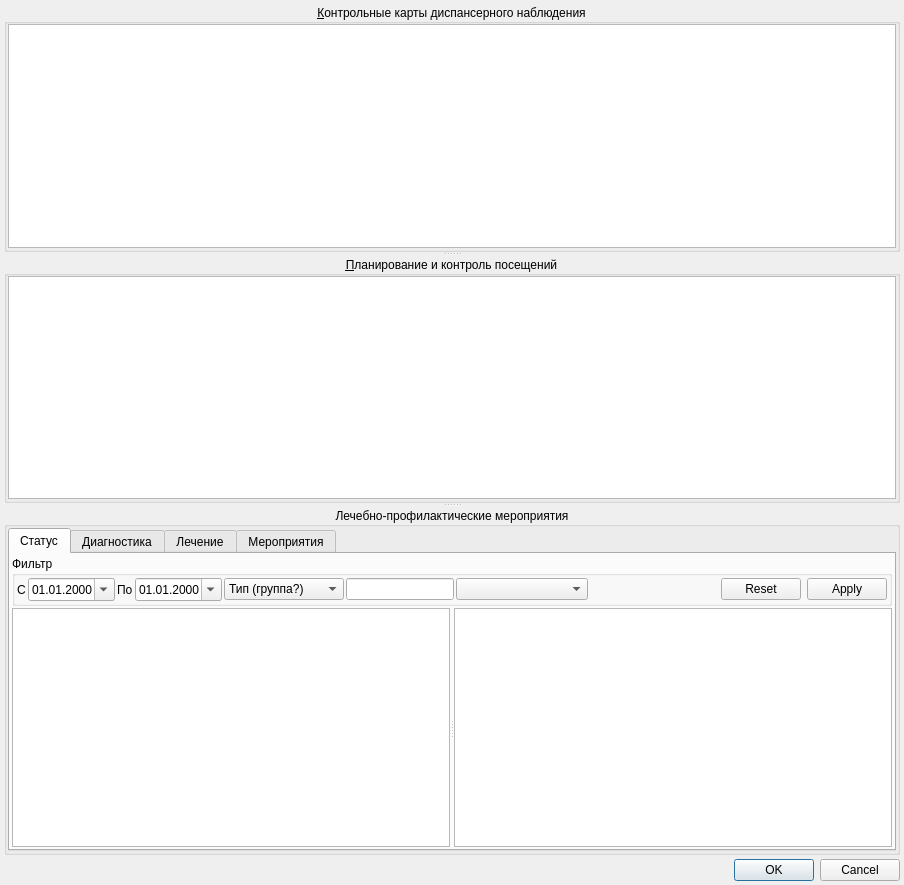
<?xml version="1.0" encoding="UTF-8"?>
<ui version="4.0">
 <class>SurveillancePlanningEditDialog</class>
 <widget class="QDialog" name="SurveillancePlanningEditDialog">
  <property name="windowModality">
   <enum>Qt::ApplicationModal</enum>
  </property>
  <property name="geometry">
   <rect>
    <x>0</x>
    <y>0</y>
    <width>904</width>
    <height>885</height>
   </rect>
  </property>
  <property name="windowTitle">
   <string>Планирование профилактического наблюдения</string>
  </property>
  <layout class="QGridLayout" name="gridLayout">
   <property name="margin">
    <number>4</number>
   </property>
   <property name="spacing">
    <number>4</number>
   </property>
   <item row="0" column="0">
    <widget class="QSplitter" name="splitter">
     <property name="orientation">
      <enum>Qt::Vertical</enum>
     </property>
     <widget class="QGroupBox" name="grpPlanningSurveillance">
      <property name="sizePolicy">
       <sizepolicy hsizetype="MinimumExpanding" vsizetype="Preferred">
        <horstretch>0</horstretch>
        <verstretch>0</verstretch>
       </sizepolicy>
      </property>
      <property name="title">
       <string>&amp;Контрольные карты диспансерного наблюдения</string>
      </property>
      <property name="alignment">
       <set>Qt::AlignCenter</set>
      </property>
      <layout class="QGridLayout" name="gridLayout_2">
       <property name="leftMargin">
        <number>1</number>
       </property>
       <property name="topMargin">
        <number>0</number>
       </property>
       <property name="rightMargin">
        <number>1</number>
       </property>
       <property name="bottomMargin">
        <number>1</number>
       </property>
       <item row="0" column="0">
        <widget class="CInDocTableView" name="tblPlanningSurveillance">
         <property name="sizePolicy">
          <sizepolicy hsizetype="Preferred" vsizetype="Expanding">
           <horstretch>0</horstretch>
           <verstretch>0</verstretch>
          </sizepolicy>
         </property>
        </widget>
       </item>
      </layout>
     </widget>
     <widget class="QGroupBox" name="grpControlSurveillance">
      <property name="title">
       <string>&amp;Планирование и контроль посещений</string>
      </property>
      <property name="alignment">
       <set>Qt::AlignCenter</set>
      </property>
      <layout class="QGridLayout" name="gridLayout_4">
       <property name="leftMargin">
        <number>1</number>
       </property>
       <property name="topMargin">
        <number>0</number>
       </property>
       <property name="rightMargin">
        <number>1</number>
       </property>
       <property name="bottomMargin">
        <number>1</number>
       </property>
       <item row="0" column="0">
        <widget class="CVisitInDocTableView" name="tblControlSurveillance">
         <property name="sizePolicy">
          <sizepolicy hsizetype="Preferred" vsizetype="Expanding">
           <horstretch>0</horstretch>
           <verstretch>0</verstretch>
          </sizepolicy>
         </property>
        </widget>
       </item>
      </layout>
     </widget>
     <widget class="QGroupBox" name="grpMeasuresSurveillance">
      <property name="title">
       <string>Лечебно-профилактические мероприятия</string>
      </property>
      <property name="alignment">
       <set>Qt::AlignCenter</set>
      </property>
      <layout class="QGridLayout" name="gridLayout">
       <property name="margin">
        <number>1</number>
       </property>
       <item row="0" column="0">
        <widget class="QTabWidget" name="tabMeasuresContent">
         <property name="tabPosition">
          <enum>QTabWidget::North</enum>
         </property>
         <property name="currentIndex">
          <number>0</number>
         </property>
         <widget class="QWidget" name="tabMeasuresStatus">
          <attribute name="title">
           <string>Статус</string>
          </attribute>
          <layout class="QGridLayout" name="_8">
           <property name="margin">
            <number>2</number>
           </property>
           <property name="spacing">
            <number>2</number>
           </property>
           <item row="0" column="0">
            <widget class="QGroupBox" name="frmMeasuresStatusFilter">
             <property name="sizePolicy">
              <sizepolicy hsizetype="Preferred" vsizetype="Minimum">
               <horstretch>0</horstretch>
               <verstretch>0</verstretch>
              </sizepolicy>
             </property>
             <property name="title">
              <string>Фильтр</string>
             </property>
             <layout class="QGridLayout" name="_9">
              <property name="margin">
               <number>2</number>
              </property>
              <property name="spacing">
               <number>2</number>
              </property>
              <item row="0" column="0">
               <widget class="QLabel" name="lblMeasuresStatusBegDate">
                <property name="text">
                 <string>С</string>
                </property>
               </widget>
              </item>
              <item row="0" column="1">
               <widget class="CDateEdit" name="edtMeasuresStatusBegDate">
                <property name="displayFormat">
                 <string>dd.MM.yyyy</string>
                </property>
                <property name="calendarPopup">
                 <bool>true</bool>
                </property>
               </widget>
              </item>
              <item row="0" column="2">
               <widget class="QLabel" name="lblMeasuresStatusEndDate">
                <property name="text">
                 <string>По</string>
                </property>
               </widget>
              </item>
              <item row="0" column="3">
               <widget class="CDateEdit" name="edtMeasuresStatusEndDate">
                <property name="displayFormat">
                 <string>dd.MM.yyyy</string>
                </property>
                <property name="calendarPopup">
                 <bool>true</bool>
                </property>
               </widget>
              </item>
              <item row="0" column="4">
               <widget class="CActionTypeComboBox" name="cmbMeasuresStatusGroup">
                <property name="minimumSize">
                 <size>
                  <width>120</width>
                  <height>0</height>
                 </size>
                </property>
                <item>
                 <property name="text">
                  <string>Тип (группа?)</string>
                 </property>
                </item>
               </widget>
              </item>
              <item row="0" column="5">
               <widget class="QLineEdit" name="edtMeasuresStatusOffice">
                <property name="sizePolicy">
                 <sizepolicy hsizetype="Maximum" vsizetype="Fixed">
                  <horstretch>0</horstretch>
                  <verstretch>0</verstretch>
                 </sizepolicy>
                </property>
                <property name="minimumSize">
                 <size>
                  <width>60</width>
                  <height>0</height>
                 </size>
                </property>
                <property name="maxLength">
                 <number>10</number>
                </property>
                <property name="readOnly">
                 <bool>false</bool>
                </property>
               </widget>
              </item>
              <item row="0" column="6">
               <widget class="COrgStructureComboBox" name="cmbMeasuresStatusOrgStructure">
                <property name="sizePolicy">
                 <sizepolicy hsizetype="Expanding" vsizetype="Fixed">
                  <horstretch>0</horstretch>
                  <verstretch>0</verstretch>
                 </sizepolicy>
                </property>
                <property name="minimumSize">
                 <size>
                  <width>80</width>
                  <height>0</height>
                 </size>
                </property>
               </widget>
              </item>
              <item row="0" column="8">
               <widget class="QDialogButtonBox" name="btnMeasuresStatusButtonBox">
                <property name="sizePolicy">
                 <sizepolicy hsizetype="Maximum" vsizetype="Fixed">
                  <horstretch>0</horstretch>
                  <verstretch>0</verstretch>
                 </sizepolicy>
                </property>
                <property name="orientation">
                 <enum>Qt::Horizontal</enum>
                </property>
                <property name="standardButtons">
                 <set>QDialogButtonBox::Apply|QDialogButtonBox::Reset</set>
                </property>
               </widget>
              </item>
              <item row="0" column="7">
               <spacer name="horizontalSpacer_2">
                <property name="orientation">
                 <enum>Qt::Horizontal</enum>
                </property>
                <property name="sizeHint" stdset="0">
                 <size>
                  <width>40</width>
                  <height>20</height>
                 </size>
                </property>
               </spacer>
              </item>
             </layout>
            </widget>
           </item>
           <item row="1" column="0">
            <widget class="QFrame" name="frmMeasuresStatusAction">
             <property name="sizePolicy">
              <sizepolicy hsizetype="Preferred" vsizetype="Expanding">
               <horstretch>0</horstretch>
               <verstretch>0</verstretch>
              </sizepolicy>
             </property>
             <property name="frameShape">
              <enum>QFrame::NoFrame</enum>
             </property>
             <property name="frameShadow">
              <enum>QFrame::Raised</enum>
             </property>
             <layout class="QGridLayout" name="_10">
              <property name="margin">
               <number>0</number>
              </property>
              <property name="spacing">
               <number>0</number>
              </property>
              <item row="0" column="0">
               <widget class="QSplitter" name="splitterMeasuresStatusAction">
                <property name="orientation">
                 <enum>Qt::Horizontal</enum>
                </property>
                <widget class="CRegistryActionsTableView" name="tblMeasuresStatusActions"/>
                <widget class="CActionPropertiesTableView" name="tblMeasuresStatusActionProperties">
                 <property name="editTriggers">
                  <set>QAbstractItemView::NoEditTriggers</set>
                 </property>
                </widget>
               </widget>
              </item>
             </layout>
            </widget>
           </item>
          </layout>
         </widget>
         <widget class="QWidget" name="tabMeasuresDiagnostic">
          <attribute name="title">
           <string>Диагностика</string>
          </attribute>
          <layout class="QGridLayout" name="_11">
           <property name="margin">
            <number>2</number>
           </property>
           <property name="spacing">
            <number>2</number>
           </property>
           <item row="0" column="0">
            <widget class="QGroupBox" name="frmMeasuresDiagnosticFilter">
             <property name="sizePolicy">
              <sizepolicy hsizetype="Preferred" vsizetype="Minimum">
               <horstretch>0</horstretch>
               <verstretch>0</verstretch>
              </sizepolicy>
             </property>
             <property name="title">
              <string>Фильтр</string>
             </property>
             <layout class="QGridLayout" name="_12">
              <property name="margin">
               <number>2</number>
              </property>
              <property name="spacing">
               <number>2</number>
              </property>
              <item row="0" column="0">
               <widget class="QLabel" name="lblMeasuresDiagnosticBegDate">
                <property name="text">
                 <string>С</string>
                </property>
               </widget>
              </item>
              <item row="0" column="1">
               <widget class="CDateEdit" name="edtMeasuresDiagnosticBegDate">
                <property name="displayFormat">
                 <string>dd.MM.yyyy</string>
                </property>
                <property name="calendarPopup">
                 <bool>true</bool>
                </property>
               </widget>
              </item>
              <item row="0" column="2">
               <widget class="QLabel" name="lblMeasuresDiagnosticEndDate">
                <property name="text">
                 <string>По</string>
                </property>
               </widget>
              </item>
              <item row="0" column="3">
               <widget class="CDateEdit" name="edtMeasuresDiagnosticEndDate">
                <property name="displayFormat">
                 <string>dd.MM.yyyy</string>
                </property>
                <property name="calendarPopup">
                 <bool>true</bool>
                </property>
               </widget>
              </item>
              <item row="0" column="4">
               <widget class="CActionTypeComboBox" name="cmbMeasuresDiagnosticGroup">
                <property name="sizePolicy">
                 <sizepolicy hsizetype="Preferred" vsizetype="Fixed">
                  <horstretch>0</horstretch>
                  <verstretch>0</verstretch>
                 </sizepolicy>
                </property>
                <property name="minimumSize">
                 <size>
                  <width>120</width>
                  <height>0</height>
                 </size>
                </property>
                <item>
                 <property name="text">
                  <string>Тип (группа?)</string>
                 </property>
                </item>
               </widget>
              </item>
              <item row="0" column="5">
               <widget class="QLineEdit" name="edtMeasuresDiagnosticOffice">
                <property name="sizePolicy">
                 <sizepolicy hsizetype="Maximum" vsizetype="Fixed">
                  <horstretch>0</horstretch>
                  <verstretch>0</verstretch>
                 </sizepolicy>
                </property>
                <property name="minimumSize">
                 <size>
                  <width>60</width>
                  <height>0</height>
                 </size>
                </property>
                <property name="maxLength">
                 <number>10</number>
                </property>
                <property name="readOnly">
                 <bool>false</bool>
                </property>
               </widget>
              </item>
              <item row="0" column="6">
               <widget class="COrgStructureComboBox" name="cmbMeasuresDiagnosticOrgStructure">
                <property name="sizePolicy">
                 <sizepolicy hsizetype="Expanding" vsizetype="Fixed">
                  <horstretch>0</horstretch>
                  <verstretch>0</verstretch>
                 </sizepolicy>
                </property>
                <property name="minimumSize">
                 <size>
                  <width>80</width>
                  <height>0</height>
                 </size>
                </property>
               </widget>
              </item>
              <item row="0" column="8">
               <widget class="QDialogButtonBox" name="btnMeasuresDiagnosticButtonBox">
                <property name="sizePolicy">
                 <sizepolicy hsizetype="Maximum" vsizetype="Fixed">
                  <horstretch>0</horstretch>
                  <verstretch>0</verstretch>
                 </sizepolicy>
                </property>
                <property name="orientation">
                 <enum>Qt::Horizontal</enum>
                </property>
                <property name="standardButtons">
                 <set>QDialogButtonBox::Apply|QDialogButtonBox::Reset</set>
                </property>
               </widget>
              </item>
              <item row="0" column="7">
               <spacer name="horizontalSpacer">
                <property name="orientation">
                 <enum>Qt::Horizontal</enum>
                </property>
                <property name="sizeHint" stdset="0">
                 <size>
                  <width>40</width>
                  <height>20</height>
                 </size>
                </property>
               </spacer>
              </item>
             </layout>
            </widget>
           </item>
           <item row="1" column="0">
            <widget class="QFrame" name="frmMeasuresDiagnosticAction">
             <property name="sizePolicy">
              <sizepolicy hsizetype="Preferred" vsizetype="Expanding">
               <horstretch>0</horstretch>
               <verstretch>0</verstretch>
              </sizepolicy>
             </property>
             <property name="frameShape">
              <enum>QFrame::NoFrame</enum>
             </property>
             <property name="frameShadow">
              <enum>QFrame::Raised</enum>
             </property>
             <layout class="QGridLayout" name="_13">
              <property name="margin">
               <number>0</number>
              </property>
              <property name="spacing">
               <number>0</number>
              </property>
              <item row="0" column="0">
               <widget class="QSplitter" name="splitterMeasuresDiagnosticAction">
                <property name="orientation">
                 <enum>Qt::Horizontal</enum>
                </property>
                <widget class="CRegistryActionsTableView" name="tblMeasuresDiagnosticActions"/>
                <widget class="CActionPropertiesTableView" name="tblMeasuresDiagnosticActionProperties">
                 <property name="editTriggers">
                  <set>QAbstractItemView::NoEditTriggers</set>
                 </property>
                </widget>
               </widget>
              </item>
             </layout>
            </widget>
           </item>
          </layout>
         </widget>
         <widget class="QWidget" name="tabMeasuresCure">
          <attribute name="title">
           <string>Лечение</string>
          </attribute>
          <layout class="QGridLayout" name="_14">
           <property name="margin">
            <number>2</number>
           </property>
           <property name="spacing">
            <number>2</number>
           </property>
           <item row="0" column="0">
            <widget class="QGroupBox" name="frmMeasuresCureFilter">
             <property name="sizePolicy">
              <sizepolicy hsizetype="Preferred" vsizetype="Minimum">
               <horstretch>0</horstretch>
               <verstretch>0</verstretch>
              </sizepolicy>
             </property>
             <property name="title">
              <string>Фильтр</string>
             </property>
             <layout class="QGridLayout" name="_15">
              <property name="margin">
               <number>2</number>
              </property>
              <property name="spacing">
               <number>2</number>
              </property>
              <item row="0" column="4">
               <widget class="CActionTypeComboBox" name="cmbMeasuresCureGroup">
                <property name="minimumSize">
                 <size>
                  <width>120</width>
                  <height>0</height>
                 </size>
                </property>
                <item>
                 <property name="text">
                  <string>Тип (группа?)</string>
                 </property>
                </item>
               </widget>
              </item>
              <item row="0" column="0">
               <widget class="QLabel" name="lblMeasuresCureBegDate">
                <property name="text">
                 <string>С</string>
                </property>
               </widget>
              </item>
              <item row="0" column="1">
               <widget class="CDateEdit" name="edtMeasuresCureBegDate">
                <property name="displayFormat">
                 <string>dd.MM.yyyy</string>
                </property>
                <property name="calendarPopup">
                 <bool>true</bool>
                </property>
               </widget>
              </item>
              <item row="0" column="2">
               <widget class="QLabel" name="lblMeasuresCureEndDate">
                <property name="text">
                 <string>По</string>
                </property>
               </widget>
              </item>
              <item row="0" column="3">
               <widget class="CDateEdit" name="edtMeasuresCureEndDate">
                <property name="displayFormat">
                 <string>dd.MM.yyyy</string>
                </property>
                <property name="calendarPopup">
                 <bool>true</bool>
                </property>
               </widget>
              </item>
              <item row="0" column="5">
               <widget class="QLineEdit" name="edtMeasuresCureOffice">
                <property name="sizePolicy">
                 <sizepolicy hsizetype="Maximum" vsizetype="Fixed">
                  <horstretch>0</horstretch>
                  <verstretch>0</verstretch>
                 </sizepolicy>
                </property>
                <property name="minimumSize">
                 <size>
                  <width>60</width>
                  <height>0</height>
                 </size>
                </property>
                <property name="maxLength">
                 <number>10</number>
                </property>
                <property name="readOnly">
                 <bool>false</bool>
                </property>
               </widget>
              </item>
              <item row="0" column="6">
               <widget class="COrgStructureComboBox" name="cmbMeasuresCureOrgStructure">
                <property name="sizePolicy">
                 <sizepolicy hsizetype="Expanding" vsizetype="Fixed">
                  <horstretch>0</horstretch>
                  <verstretch>0</verstretch>
                 </sizepolicy>
                </property>
                <property name="minimumSize">
                 <size>
                  <width>80</width>
                  <height>0</height>
                 </size>
                </property>
               </widget>
              </item>
              <item row="0" column="8">
               <widget class="QDialogButtonBox" name="btnMeasuresCureButtonBox">
                <property name="sizePolicy">
                 <sizepolicy hsizetype="Maximum" vsizetype="Fixed">
                  <horstretch>0</horstretch>
                  <verstretch>0</verstretch>
                 </sizepolicy>
                </property>
                <property name="orientation">
                 <enum>Qt::Horizontal</enum>
                </property>
                <property name="standardButtons">
                 <set>QDialogButtonBox::Apply|QDialogButtonBox::Reset</set>
                </property>
               </widget>
              </item>
              <item row="0" column="7">
               <spacer name="horizontalSpacer_3">
                <property name="orientation">
                 <enum>Qt::Horizontal</enum>
                </property>
                <property name="sizeHint" stdset="0">
                 <size>
                  <width>40</width>
                  <height>20</height>
                 </size>
                </property>
               </spacer>
              </item>
             </layout>
            </widget>
           </item>
           <item row="1" column="0">
            <widget class="QFrame" name="frmMeasuresCureAction">
             <property name="sizePolicy">
              <sizepolicy hsizetype="Preferred" vsizetype="Expanding">
               <horstretch>0</horstretch>
               <verstretch>0</verstretch>
              </sizepolicy>
             </property>
             <property name="frameShape">
              <enum>QFrame::NoFrame</enum>
             </property>
             <property name="frameShadow">
              <enum>QFrame::Raised</enum>
             </property>
             <layout class="QGridLayout" name="_16">
              <property name="margin">
               <number>0</number>
              </property>
              <property name="spacing">
               <number>0</number>
              </property>
              <item row="0" column="0">
               <widget class="QSplitter" name="splitterMeasuresCureAction">
                <property name="orientation">
                 <enum>Qt::Horizontal</enum>
                </property>
                <widget class="CRegistryActionsTableView" name="tblMeasuresCureActions"/>
                <widget class="CActionPropertiesTableView" name="tblMeasuresCureActionProperties">
                 <property name="editTriggers">
                  <set>QAbstractItemView::NoEditTriggers</set>
                 </property>
                </widget>
               </widget>
              </item>
             </layout>
            </widget>
           </item>
          </layout>
         </widget>
         <widget class="QWidget" name="tabMeasuresMisc">
          <attribute name="title">
           <string>Мероприятия</string>
          </attribute>
          <layout class="QGridLayout" name="_17">
           <property name="margin">
            <number>2</number>
           </property>
           <property name="spacing">
            <number>2</number>
           </property>
           <item row="0" column="0">
            <widget class="QGroupBox" name="frmMeasuresMiscFilter">
             <property name="sizePolicy">
              <sizepolicy hsizetype="Preferred" vsizetype="Minimum">
               <horstretch>0</horstretch>
               <verstretch>0</verstretch>
              </sizepolicy>
             </property>
             <property name="title">
              <string>Фильтр</string>
             </property>
             <layout class="QGridLayout" name="_18">
              <property name="margin">
               <number>2</number>
              </property>
              <property name="spacing">
               <number>2</number>
              </property>
              <item row="0" column="0">
               <widget class="QLabel" name="lblMeasuresMiscBegDate">
                <property name="text">
                 <string>С</string>
                </property>
               </widget>
              </item>
              <item row="0" column="1">
               <widget class="CDateEdit" name="edtMeasuresMiscBegDate">
                <property name="displayFormat">
                 <string>dd.MM.yyyy</string>
                </property>
                <property name="calendarPopup">
                 <bool>true</bool>
                </property>
               </widget>
              </item>
              <item row="0" column="2">
               <widget class="QLabel" name="lblMeasuresMiscEndDate">
                <property name="text">
                 <string>По</string>
                </property>
               </widget>
              </item>
              <item row="0" column="3">
               <widget class="CDateEdit" name="edtMeasuresMiscEndDate">
                <property name="displayFormat">
                 <string>dd.MM.yyyy</string>
                </property>
                <property name="calendarPopup">
                 <bool>true</bool>
                </property>
               </widget>
              </item>
              <item row="0" column="4">
               <widget class="CActionTypeComboBox" name="cmbMeasuresMiscGroup">
                <property name="minimumSize">
                 <size>
                  <width>120</width>
                  <height>0</height>
                 </size>
                </property>
                <item>
                 <property name="text">
                  <string>Тип (группа?)</string>
                 </property>
                </item>
               </widget>
              </item>
              <item row="0" column="5">
               <widget class="QLineEdit" name="edtMeasuresMiscOffice">
                <property name="sizePolicy">
                 <sizepolicy hsizetype="Maximum" vsizetype="Fixed">
                  <horstretch>0</horstretch>
                  <verstretch>0</verstretch>
                 </sizepolicy>
                </property>
                <property name="minimumSize">
                 <size>
                  <width>60</width>
                  <height>0</height>
                 </size>
                </property>
                <property name="maxLength">
                 <number>10</number>
                </property>
                <property name="readOnly">
                 <bool>false</bool>
                </property>
               </widget>
              </item>
              <item row="0" column="6">
               <widget class="COrgStructureComboBox" name="cmbMeasuresMiscOrgStructure">
                <property name="sizePolicy">
                 <sizepolicy hsizetype="Expanding" vsizetype="Fixed">
                  <horstretch>0</horstretch>
                  <verstretch>0</verstretch>
                 </sizepolicy>
                </property>
                <property name="minimumSize">
                 <size>
                  <width>80</width>
                  <height>0</height>
                 </size>
                </property>
               </widget>
              </item>
              <item row="0" column="8">
               <widget class="QDialogButtonBox" name="btnMeasuresMiscButtonBox">
                <property name="sizePolicy">
                 <sizepolicy hsizetype="Maximum" vsizetype="Fixed">
                  <horstretch>0</horstretch>
                  <verstretch>0</verstretch>
                 </sizepolicy>
                </property>
                <property name="orientation">
                 <enum>Qt::Horizontal</enum>
                </property>
                <property name="standardButtons">
                 <set>QDialogButtonBox::Apply|QDialogButtonBox::Reset</set>
                </property>
               </widget>
              </item>
              <item row="0" column="7">
               <spacer name="horizontalSpacer_4">
                <property name="orientation">
                 <enum>Qt::Horizontal</enum>
                </property>
                <property name="sizeHint" stdset="0">
                 <size>
                  <width>40</width>
                  <height>20</height>
                 </size>
                </property>
               </spacer>
              </item>
             </layout>
            </widget>
           </item>
           <item row="1" column="0">
            <widget class="QFrame" name="frmMeasuresMiscAction">
             <property name="sizePolicy">
              <sizepolicy hsizetype="Preferred" vsizetype="Expanding">
               <horstretch>0</horstretch>
               <verstretch>0</verstretch>
              </sizepolicy>
             </property>
             <property name="frameShape">
              <enum>QFrame::NoFrame</enum>
             </property>
             <property name="frameShadow">
              <enum>QFrame::Raised</enum>
             </property>
             <layout class="QGridLayout" name="_19">
              <property name="margin">
               <number>0</number>
              </property>
              <property name="spacing">
               <number>0</number>
              </property>
              <item row="0" column="0">
               <widget class="QSplitter" name="splitterMeasuresMiscAction">
                <property name="orientation">
                 <enum>Qt::Horizontal</enum>
                </property>
                <widget class="CRegistryActionsTableView" name="tblMeasuresMiscActions"/>
                <widget class="CActionPropertiesTableView" name="tblMeasuresMiscActionProperties">
                 <property name="editTriggers">
                  <set>QAbstractItemView::NoEditTriggers</set>
                 </property>
                </widget>
               </widget>
              </item>
             </layout>
            </widget>
           </item>
          </layout>
         </widget>
        </widget>
       </item>
      </layout>
     </widget>
    </widget>
   </item>
   <item row="1" column="0">
    <widget class="QDialogButtonBox" name="buttonBox">
     <property name="orientation">
      <enum>Qt::Horizontal</enum>
     </property>
     <property name="standardButtons">
      <set>QDialogButtonBox::Cancel|QDialogButtonBox::Ok</set>
     </property>
    </widget>
   </item>
  </layout>
 </widget>
 <customwidgets>
  <customwidget>
   <class>CInDocTableView</class>
   <extends>QTableView</extends>
   <header>library/InDocTable.h</header>
  </customwidget>
  <customwidget>
   <class>CVisitInDocTableView</class>
   <extends>QTableView</extends>
   <header>Registry/VisitInDocTableView.h</header>
  </customwidget>
  <customwidget>
   <class>CDateEdit</class>
   <extends>QDateEdit</extends>
   <header>library/DateEdit.h</header>
  </customwidget>
  <customwidget>
   <class>CActionTypeComboBox</class>
   <extends>QComboBox</extends>
   <header>Events/ActionTypeComboBox.h</header>
  </customwidget>
  <customwidget>
   <class>COrgStructureComboBox</class>
   <extends>QComboBox</extends>
   <header location="global">Orgs/OrgStructComboBoxes.h</header>
  </customwidget>
  <customwidget>
   <class>CActionPropertiesTableView</class>
   <extends>QTableView</extends>
   <header location="global">Events/ActionPropertiesTable.h</header>
  </customwidget>
  <customwidget>
   <class>CRegistryActionsTableView</class>
   <extends>QTableView</extends>
   <header location="global">Registry/RegistryTable.h</header>
  </customwidget>
 </customwidgets>
 <tabstops>
  <tabstop>tblPlanningSurveillance</tabstop>
  <tabstop>tblControlSurveillance</tabstop>
  <tabstop>buttonBox</tabstop>
 </tabstops>
 <resources/>
 <connections>
  <connection>
   <sender>buttonBox</sender>
   <signal>accepted()</signal>
   <receiver>SurveillancePlanningEditDialog</receiver>
   <slot>accept()</slot>
   <hints>
    <hint type="sourcelabel">
     <x>631</x>
     <y>769</y>
    </hint>
    <hint type="destinationlabel">
     <x>153</x>
     <y>172</y>
    </hint>
   </hints>
  </connection>
  <connection>
   <sender>buttonBox</sender>
   <signal>rejected()</signal>
   <receiver>SurveillancePlanningEditDialog</receiver>
   <slot>reject()</slot>
   <hints>
    <hint type="sourcelabel">
     <x>631</x>
     <y>769</y>
    </hint>
    <hint type="destinationlabel">
     <x>244</x>
     <y>172</y>
    </hint>
   </hints>
  </connection>
 </connections>
</ui>
